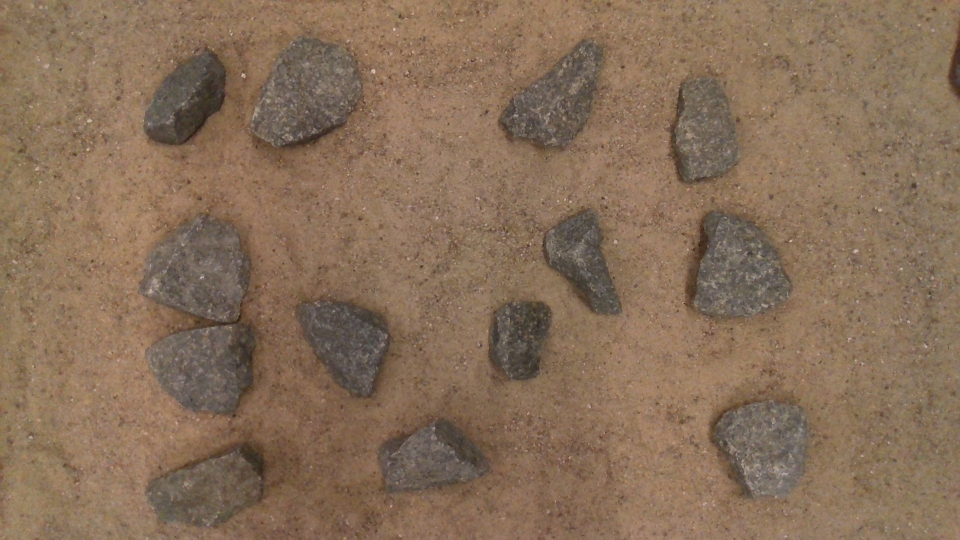
#> input picture Billeder/Image_6.jpg, 1920 x 1080 px, found by its file name (shown at 1/2 size)
$ python RockDetection2.py
#> lines starting #> are read from the running program, lines starting #| are printed output that depends on the picture; after the words box and inside, x2 and y2 are one past the last pixel; in counts of white or black regions, pixels touching at a corner belong together
import cv2 as cv
import numpy as np
import skimage.exposure as exposure

#Load image and get image dimensions
image = cv.imread("Groenlaenderens_Kode/RockDetection/Billeder/image_6.jpg")
#> image is the input picture: shape (1080, 1920, 3); mean B, G, R 88.7, 110.7, 135.3
image = cv.resize(image, (1280, 720))
#> image: shape (720, 1280, 3)
image2 = image.copy()
image3 = image.copy()
img_h, img_w = image.shape[:2]
#> img_h = 720; img_w = 1280

def Preproccesing(image, threshold):
    # Convert to HSV and split into channels
#> called with threshold = 33
    brightened = cv.add(image, np.array([40.0]))
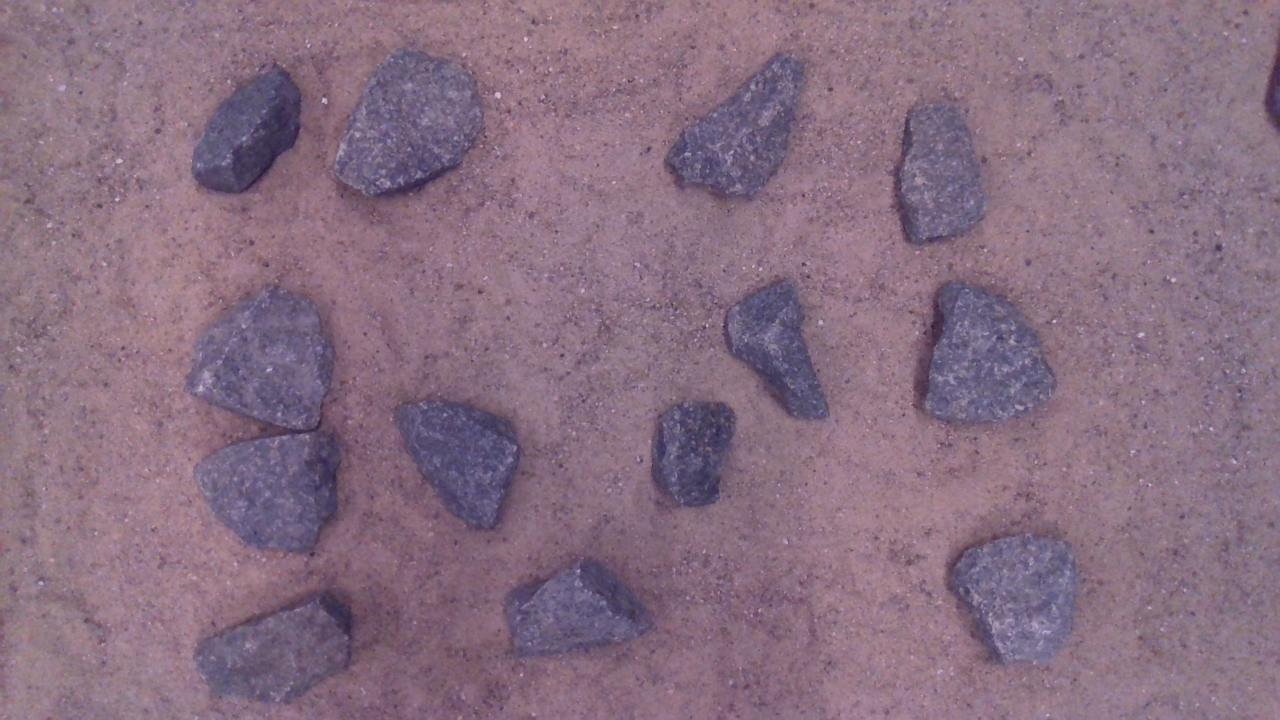
#> brightened: shape (720, 1280, 3); mean B, G, R 128.7, 110.6, 135.2
    HSVImage = cv.cvtColor(brightened, cv.COLOR_BGR2HSV)
#> HSVImage: shape (720, 1280, 3); mean H, S, V 157.2, 51.5, 138.1
    H, S, V = cv.split(HSVImage)
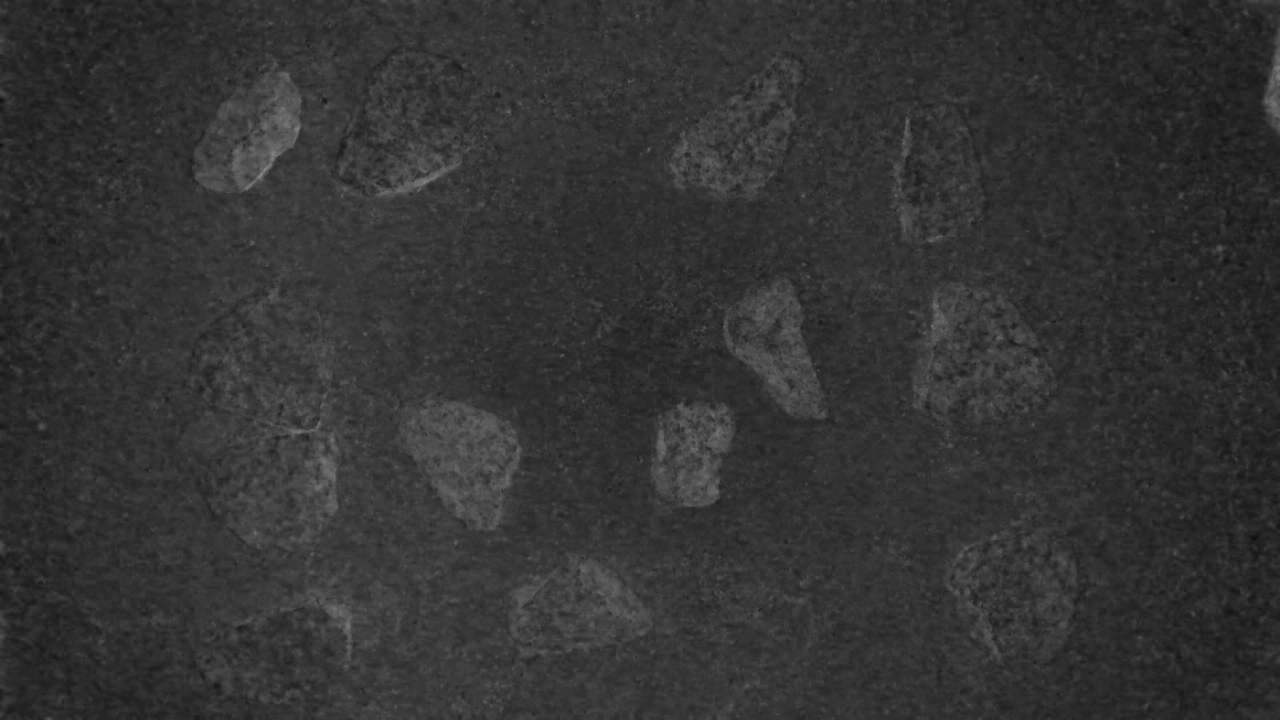
#> S: shape (720, 1280); min 11, max 139, mean 51.5
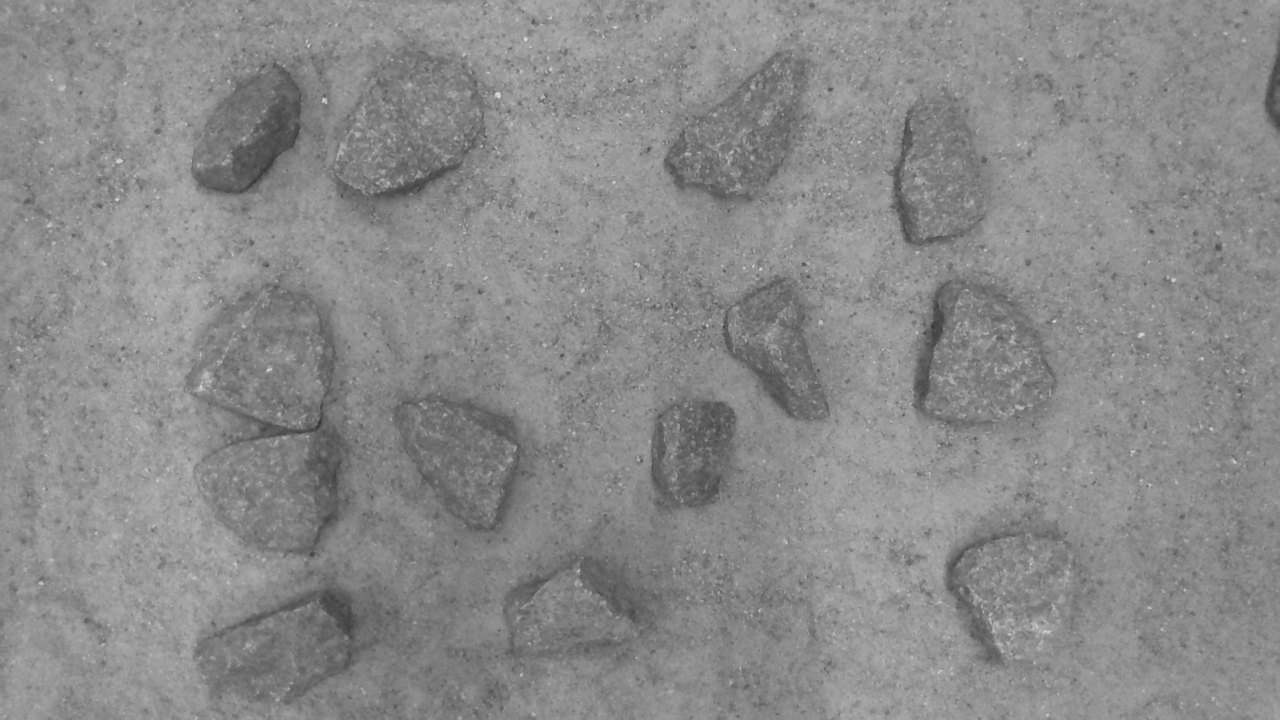
#> V: shape (720, 1280); min 53, max 219, mean 138.1
    cv.imshow("S", S)
    gaussian = cv.GaussianBlur(S, (7, 7), 0)
    cv.imshow("Gaussian", gaussian)
    # Thresholding the saturation channel,
    thresholded = cv.threshold(S, threshold, 255, cv.THRESH_BINARY)[1]
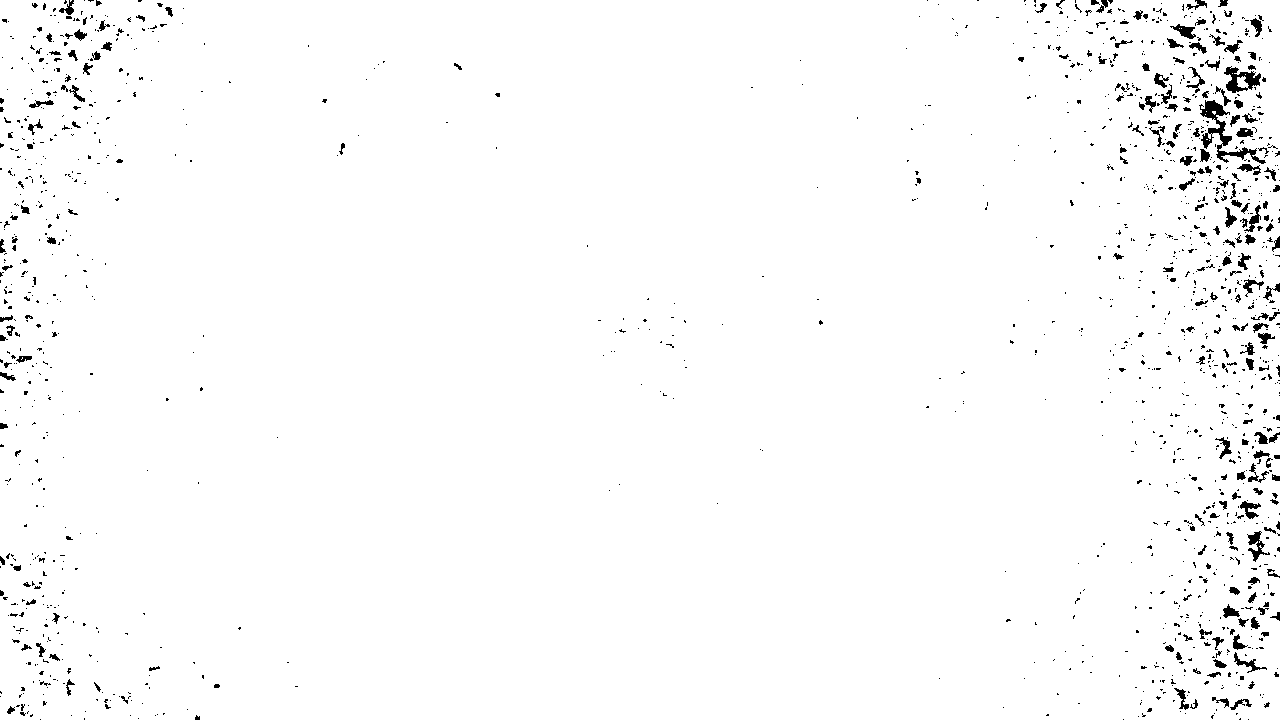
#> thresholded: shape (720, 1280); 98.1% white; 1441 black regions (1218 under 20 px), largest, box (x1, y1, x2, y2) and area: (1199, 100, 1266, 164) 940, (1224, 66, 1261, 93) 481, (1247, 531, 1270, 562) 257
    cv.imshow("Thresholded", thresholded)
    cv.waitKey(0)

    dilated = cv.dilate(thresholded, (3, 3), iterations=2)
#> dilated: shape (720, 1280); 99.2% white; 737 black regions (636 under 20 px), largest, box (x1, y1, x2, y2) and area: (1202, 102, 1232, 146) 389, (1226, 69, 1243, 93) 187, (1248, 533, 1264, 562) 164
    #Finding contours and drawing the small contours on a mask, based on size
    eroded = cv.erode(thresholded, (3, 3), iterations=2)
#> eroded: shape (720, 1280); 96.8% white; 1181 black regions (832 under 20 px), largest, box (x1, y1, x2, y2) and area: (1199, 91, 1280, 177) 1805, (1224, 65, 1261, 111) 755, (1248, 450, 1280, 485) 441
    opening = cv.morphologyEx(eroded, cv.MORPH_OPEN, (3, 3), iterations=2)
#> opening: shape (720, 1280); 96.7% white; 1085 black regions (762 under 20 px)
    #cv.imshow("Opening", opening)
    #cv.imshow("Eroded", eroded)
    #cv.waitKey(0)
    contours = cv.findContours(dilated, cv.RETR_EXTERNAL, cv.CHAIN_APPROX_SIMPLE)[0]
#> contours = 3 contours, 2 with area under 20; largest, box (x1, y1, x2, y2) and area: (0, 0, 1280, 720) 918840
    small_contours = [cnt for cnt in contours if cv.contourArea(cnt) < 1000]
#> small_contours = 2 contours, all with area under 20
    mask = np.zeros_like(thresholded)
    cv.drawContours(mask, small_contours, -1, (255, 255, 255), -1)
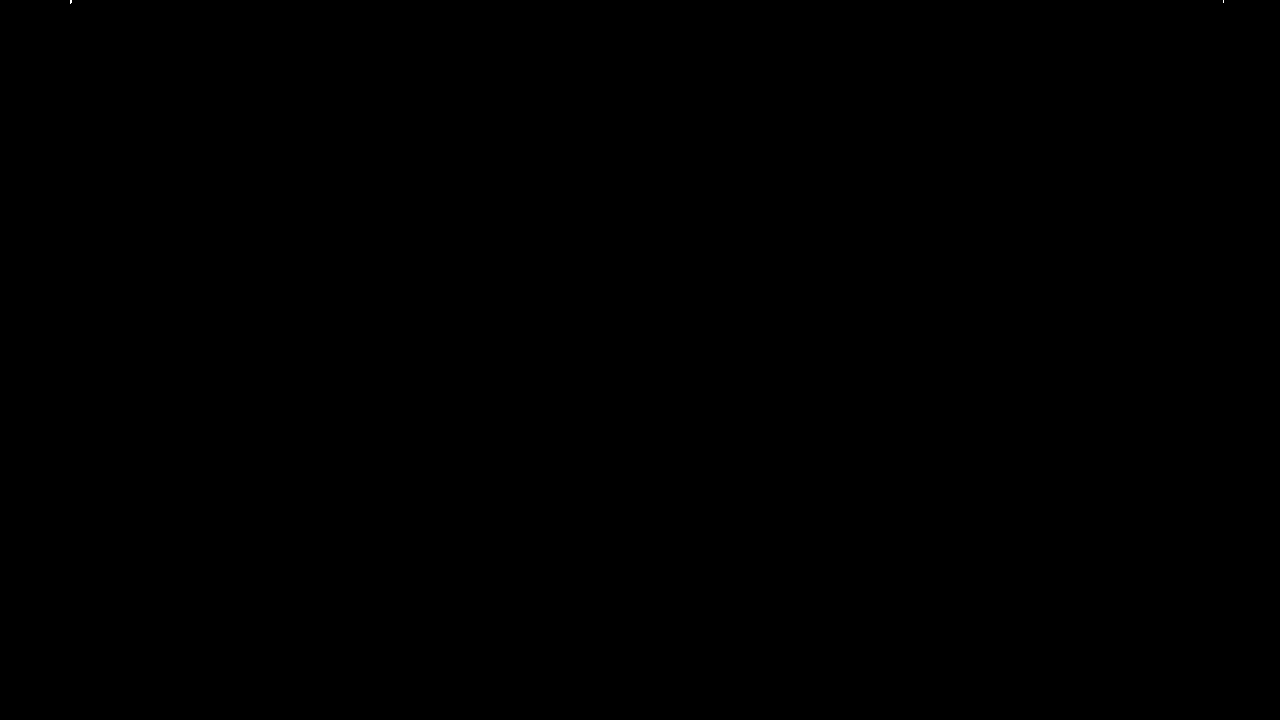
#> mask: shape (720, 1280); 0% white in thin lines or dots, all inside (x1, y1, x2, y2) = (70, 0, 1224, 4)
    cv.imshow("Mask", mask)

    #Subtracting the small contours from the thresholded image
    subtractedSmall = cv.subtract(thresholded, mask)
    dilated = cv.dilate(subtractedSmall, (3, 3), iterations=2)
#> dilated: shape (720, 1280); 99.2% white; 737 black regions (636 under 20 px)
    contours2 = cv.findContours(dilated, cv.RETR_EXTERNAL, cv.CHAIN_APPROX_SIMPLE)[0]
#> contours2 = 1 contour; box (x1, y1, x2, y2) and area: (0, 0, 1280, 720) 918840
    contour_img = np.zeros_like(image)
    cv.imshow("SubtractedSmall", subtractedSmall)
    #Drawing filled contours on the contour_img
    drawCont = cv.drawContours(contour_img, contours2, -1, (255, 255, 255), -1)
#> drawCont: shape (720, 1280, 3); 99.9% white; 45 black regions (32 under 20 px)
    #cv.imshow("Contours", contour_img)
    cv.imshow("Contour",contour_img)
    cv.waitKey(0)
    return contours2, contour_img


# [57 lines left out: function watershed, not called in this run]


def main(image, threshold):
    #Preproccesing
    contours2, contour_img = Preproccesing(image, threshold)

    #Creating lists for sorting contours, and establishing thresholds
    InBoundRock = []
    OutBoundRock = []
    SortHull = []
    SingleRock = []
    MultipleRocks = []
    SolidityThres = 0.88
    EllipseThres = 0.80
    LowerSolidityThres = 0.50
    LowerEllipseThres = 0.50

    #Sorting contours based on convex and ellipse solidity, and based on image boundaries
    for cnt in contours2:
        SortingConvexHull = cv.convexHull(cnt)
        SortingEllipse = cv.fitEllipse(SortingConvexHull)
        Area = cv.contourArea(cnt)
        ConvexHullArea = cv.contourArea(SortingConvexHull)
        EllipseArea = (SortingEllipse[1][0]/2)*(SortingEllipse[1][1]/2)*np.pi
        Solidity = float(Area)/ConvexHullArea
        SolidityEllipse = float(Area)/EllipseArea
        #print(Solidity)
        #print(SolidityEllipse)
        cv.ellipse(image2, SortingEllipse, (0, 255, 0), 2)
        if 15 < SortingEllipse[0][0] < img_w-15 and 15 < SortingEllipse[0][1] < img_h-15:
            InBoundRock.append(SortingEllipse)
            SortHull.append(SortingConvexHull)
            if Solidity < SolidityThres and SolidityEllipse < EllipseThres:
                MultipleRocks.append(cnt)
            else:
                SingleRock.append(cnt)
        else:
            OutBoundRock.append(SortingEllipse)
#> this loop made 1 pass
#> SortingConvexHull on pass 1: [[1279, 0], [1279, 719], [0, 719], [0, 0]]
#> after the loop, InBoundRock = []; MultipleRocks = []; OutBoundRock = []; SingleRock = []; SortHull = []


    MultipleRockImg = np.zeros_like(image)
    SingleRockImg = np.zeros_like(image)

    cv.drawContours(MultipleRockImg, MultipleRocks, -1, (255, 255, 255), -1)
    cv.drawContours(SingleRockImg, SingleRock, -1, (255, 255, 255), -1)

    cv.imshow("MultipleRockImg", MultipleRockImg)
    cv.imshow("SingleRockImg", SingleRockImg)


    LabelContours = watershed(MultipleRockImg, contour_img)
    AllEllipse = []
    AllContours = []
    FinalImg = np.zeros_like(image)
    print(FinalImg.shape)
    FinalImg[SingleRockImg == 255] = 255
    AllContours.extend(SingleRock)

    for contours in LabelContours:
        AllContours.extend(contours)
        cv.drawContours(FinalImg, contours, -1, (255, 255, 255), -1)

    for cnt in AllContours:
        ellipse = cv.fitEllipse(cnt)
        #print(ellipse)
        AllEllipse.append(ellipse)
        cv.ellipse(image3, ellipse, (0, 255, 0), 2)

    #Sorting ellipses based on longest axis
    for ellipse in AllEllipse:
        SortedEllipse = sorted(AllEllipse, key=lambda x: max(x[1]), reverse=True)

    cv.ellipse(image3, SortedEllipse[1], (0, 0, 255), 2)
    cv.imshow("Image2", image2)
    cv.imshow("Image3", image3)
    cv.imshow("FinalImg", FinalImg)
    cv.resizeWindow("FinalImg", 600, 600)
    cv.waitKey(0)
    cv.destroyAllWindows()
    return SortedEllipse

# [5 lines left out: function GetList, not called in this run]


#> (the run stopped early here; a loop or call above may not have finished)

$ run again, with Billeder/Image_11.jpg copied over Billeder/Image_6.jpg
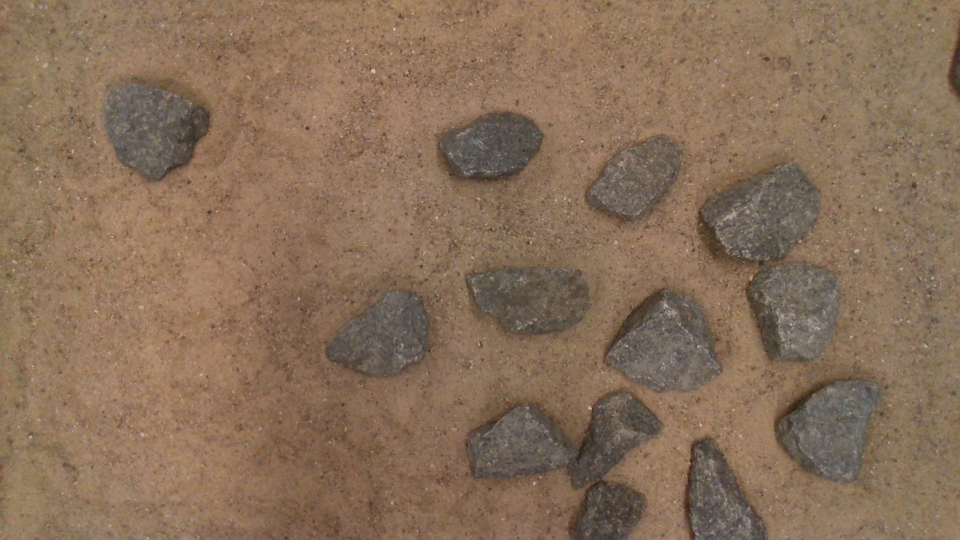
#> input picture Billeder/Image_11.jpg, 1920 x 1080 px, found by its file name (shown at 1/2 size)
#> image is the input picture: shape (1080, 1920, 3); mean B, G, R 88.9, 111, 135.8
#> image: shape (720, 1280, 3)
#> HSVImage: shape (720, 1280, 3); mean H, S, V 157.4, 52.2, 139
#> in Preproccesing, `thresholded = cv.threshold(S, threshold, 255, cv.THRESH_BINARY)[1]`:
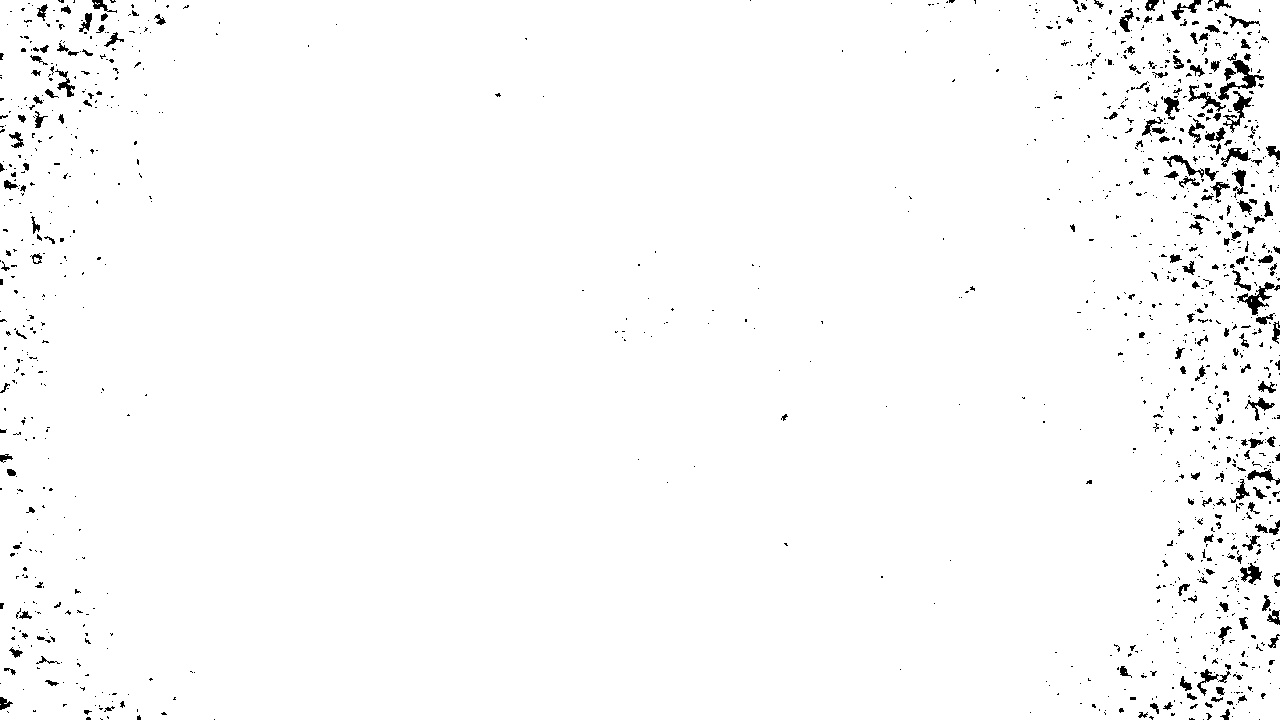
#> thresholded: shape (720, 1280); 98.1% white; 1270 black regions (1052 under 20 px), largest, box (x1, y1, x2, y2) and area: (1218, 60, 1264, 100) 478, (1237, 282, 1275, 315) 396, (1223, 91, 1252, 133) 331
#> eroded: shape (720, 1280); 96.8% white; 1058 black regions (722 under 20 px), largest, box (x1, y1, x2, y2) and area: (1188, 53, 1264, 157) 1981, (1230, 264, 1280, 327) 913, (1163, 155, 1204, 190) 474
#> in Preproccesing, `opening = cv.morphologyEx(eroded, cv.MORPH_OPEN, (3, 3), iterations=2)`:
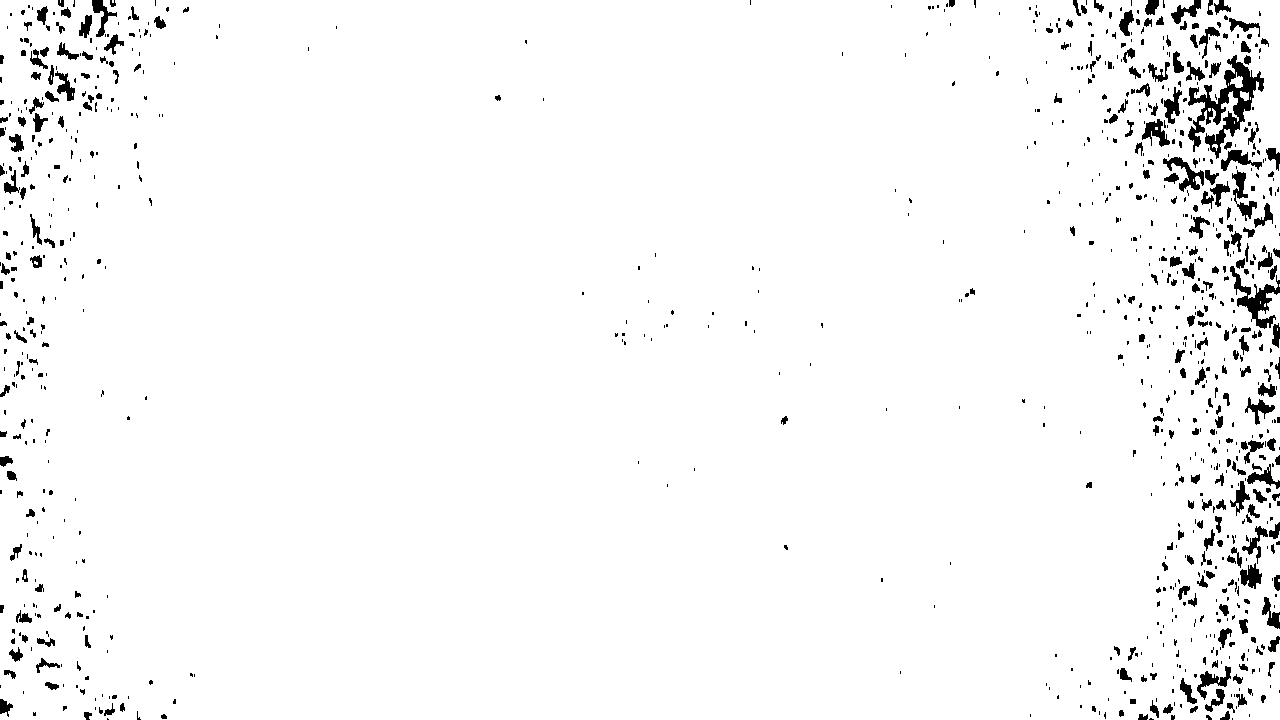
#> opening: shape (720, 1280); 96.8% white; 963 black regions (651 under 20 px)
#> contours = 3 contours, 2 with area under 20; largest, box (x1, y1, x2, y2) and area: (0, 0, 1280, 720) 918476
#> small_contours = 2 contours, all with area under 20
#> mask: shape (720, 1280); 0% white in thin lines or dots, all inside (x1, y1, x2, y2) = (0, 2, 100, 707)
#> in Preproccesing, `contours2 = cv.findContours(dilated, cv.RETR_EXTERNAL, cv.CHAIN_APPROX..`: contours2 = 1 contour; box (x1, y1, x2, y2) and area: (0, 0, 1280, 720) 918476
#> drawCont: shape (720, 1280, 3); 99.9% white; 46 black regions (34 under 20 px)
#> the loop in main, `for cnt in contours2:` made 1 pass
#> SortingConvexHull on pass 1: [[1279, 0], [1279, 719], [0, 719], [0, 0]]
#> after the loop in main, `for cnt in contours2:`: InBoundRock = []
